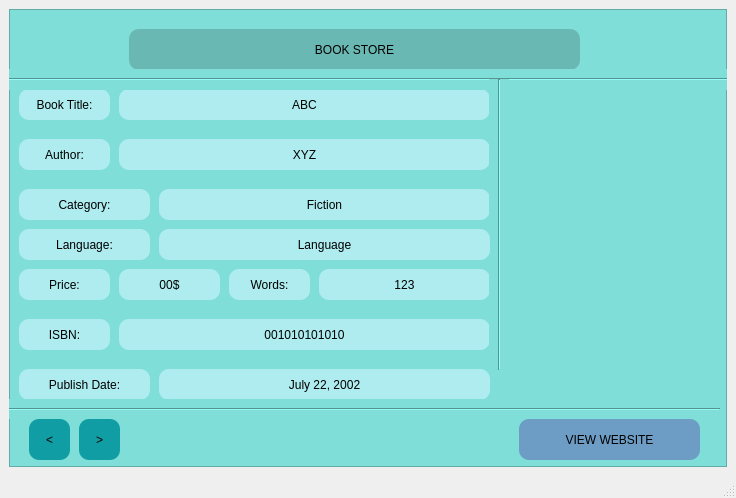
<?xml version="1.0" encoding="UTF-8"?>
<ui version="4.0">
 <class>BookInfo</class>
 <widget class="QMainWindow" name="BookInfo">
  <property name="geometry">
   <rect>
    <x>0</x>
    <y>0</y>
    <width>736</width>
    <height>498</height>
   </rect>
  </property>
  <property name="windowTitle">
   <string>MainWindow</string>
  </property>
  <widget class="QWidget" name="centralwidget">
   <layout class="QGridLayout" name="gridLayout">
    <item row="0" column="0">
     <widget class="QFrame" name="frame">
      <property name="styleSheet">
       <string notr="true">background-color:white;
background-color: rgb(128, 222, 217);</string>
      </property>
      <property name="frameShape">
       <enum>QFrame::StyledPanel</enum>
      </property>
      <property name="frameShadow">
       <enum>QFrame::Raised</enum>
      </property>
      <widget class="QLabel" name="label">
       <property name="geometry">
        <rect>
         <x>10</x>
         <y>80</y>
         <width>91</width>
         <height>31</height>
        </rect>
       </property>
       <property name="styleSheet">
        <string notr="true">font: 75 14pt &quot;MS Shell Dlg 2&quot;;
background-color: rgb(174, 236, 239);
border-radius: 10px;</string>
       </property>
       <property name="text">
        <string>Book Title:</string>
       </property>
       <property name="alignment">
        <set>Qt::AlignCenter</set>
       </property>
      </widget>
      <widget class="QLabel" name="label_2">
       <property name="geometry">
        <rect>
         <x>10</x>
         <y>130</y>
         <width>91</width>
         <height>31</height>
        </rect>
       </property>
       <property name="styleSheet">
        <string notr="true">font: 75 14pt &quot;MS Shell Dlg 2&quot;;
background-color: rgb(174, 236, 239);
border-radius: 10px;</string>
       </property>
       <property name="text">
        <string>Author:</string>
       </property>
       <property name="alignment">
        <set>Qt::AlignCenter</set>
       </property>
      </widget>
      <widget class="QLabel" name="lblAuthor">
       <property name="geometry">
        <rect>
         <x>110</x>
         <y>130</y>
         <width>371</width>
         <height>31</height>
        </rect>
       </property>
       <property name="styleSheet">
        <string notr="true">font: 75 14pt &quot;MS Shell Dlg 2&quot;;
border-radius: 10px;
background-color: rgb(174, 236, 239);</string>
       </property>
       <property name="text">
        <string>XYZ</string>
       </property>
       <property name="alignment">
        <set>Qt::AlignCenter</set>
       </property>
      </widget>
      <widget class="QLabel" name="label_4">
       <property name="geometry">
        <rect>
         <x>10</x>
         <y>260</y>
         <width>91</width>
         <height>31</height>
        </rect>
       </property>
       <property name="styleSheet">
        <string notr="true">font: 75 14pt &quot;MS Shell Dlg 2&quot;;
background-color: rgb(174, 236, 239);
border-radius: 10px;</string>
       </property>
       <property name="text">
        <string>Price:</string>
       </property>
       <property name="alignment">
        <set>Qt::AlignCenter</set>
       </property>
      </widget>
      <widget class="QLabel" name="lblBookTitle">
       <property name="geometry">
        <rect>
         <x>110</x>
         <y>80</y>
         <width>371</width>
         <height>31</height>
        </rect>
       </property>
       <property name="styleSheet">
        <string notr="true">font: 75 14pt &quot;MS Shell Dlg 2&quot;;
background-color: rgb(174, 236, 239);
border-radius: 10px;</string>
       </property>
       <property name="text">
        <string>ABC</string>
       </property>
       <property name="alignment">
        <set>Qt::AlignCenter</set>
       </property>
      </widget>
      <widget class="QLabel" name="lblPrice">
       <property name="geometry">
        <rect>
         <x>110</x>
         <y>260</y>
         <width>101</width>
         <height>31</height>
        </rect>
       </property>
       <property name="styleSheet">
        <string notr="true">font: 75 14pt &quot;MS Shell Dlg 2&quot;;
background-color: rgb(174, 236, 239);
border-radius: 10px;</string>
       </property>
       <property name="text">
        <string>00$</string>
       </property>
       <property name="alignment">
        <set>Qt::AlignCenter</set>
       </property>
      </widget>
      <widget class="QLabel" name="lblWords">
       <property name="geometry">
        <rect>
         <x>310</x>
         <y>260</y>
         <width>171</width>
         <height>31</height>
        </rect>
       </property>
       <property name="styleSheet">
        <string notr="true">font: 75 14pt &quot;MS Shell Dlg 2&quot;;
background-color: rgb(174, 236, 239);
border-radius: 10px;</string>
       </property>
       <property name="text">
        <string>123</string>
       </property>
       <property name="alignment">
        <set>Qt::AlignCenter</set>
       </property>
      </widget>
      <widget class="QLabel" name="label_8">
       <property name="geometry">
        <rect>
         <x>220</x>
         <y>260</y>
         <width>81</width>
         <height>31</height>
        </rect>
       </property>
       <property name="styleSheet">
        <string notr="true">font: 75 14pt &quot;MS Shell Dlg 2&quot;;
background-color: rgb(174, 236, 239);
border-radius: 10px;</string>
       </property>
       <property name="text">
        <string>Words:</string>
       </property>
       <property name="alignment">
        <set>Qt::AlignCenter</set>
       </property>
      </widget>
      <widget class="QLabel" name="label_9">
       <property name="geometry">
        <rect>
         <x>500</x>
         <y>90</y>
         <width>201</width>
         <height>161</height>
        </rect>
       </property>
       <property name="text">
        <string/>
       </property>
       <property name="pixmap">
        <pixmap>img1.png</pixmap>
       </property>
      </widget>
      <widget class="QLabel" name="lblISBN">
       <property name="geometry">
        <rect>
         <x>110</x>
         <y>310</y>
         <width>371</width>
         <height>31</height>
        </rect>
       </property>
       <property name="styleSheet">
        <string notr="true">font: 75 14pt &quot;MS Shell Dlg 2&quot;;
border-radius: 10px;
background-color: rgb(174, 236, 239);</string>
       </property>
       <property name="text">
        <string>001010101010</string>
       </property>
       <property name="alignment">
        <set>Qt::AlignCenter</set>
       </property>
      </widget>
      <widget class="QLabel" name="label_11">
       <property name="geometry">
        <rect>
         <x>10</x>
         <y>310</y>
         <width>91</width>
         <height>31</height>
        </rect>
       </property>
       <property name="styleSheet">
        <string notr="true">font: 75 14pt &quot;MS Shell Dlg 2&quot;;
background-color: rgb(174, 236, 239);
border-radius: 10px;</string>
       </property>
       <property name="text">
        <string>ISBN:</string>
       </property>
       <property name="alignment">
        <set>Qt::AlignCenter</set>
       </property>
      </widget>
      <widget class="QLabel" name="lblPublishDate">
       <property name="geometry">
        <rect>
         <x>150</x>
         <y>360</y>
         <width>331</width>
         <height>31</height>
        </rect>
       </property>
       <property name="styleSheet">
        <string notr="true">font: 75 14pt &quot;MS Shell Dlg 2&quot;;
border-radius: 10px;
background-color: rgb(174, 236, 239);</string>
       </property>
       <property name="text">
        <string>July 22, 2002</string>
       </property>
       <property name="alignment">
        <set>Qt::AlignCenter</set>
       </property>
      </widget>
      <widget class="QLabel" name="label_13">
       <property name="geometry">
        <rect>
         <x>10</x>
         <y>360</y>
         <width>131</width>
         <height>31</height>
        </rect>
       </property>
       <property name="styleSheet">
        <string notr="true">font: 75 14pt &quot;MS Shell Dlg 2&quot;;
background-color: rgb(174, 236, 239);
border-radius: 10px;</string>
       </property>
       <property name="text">
        <string>Publish Date:</string>
       </property>
       <property name="alignment">
        <set>Qt::AlignCenter</set>
       </property>
      </widget>
      <widget class="QPushButton" name="btnPrevious">
       <property name="geometry">
        <rect>
         <x>20</x>
         <y>410</y>
         <width>41</width>
         <height>41</height>
        </rect>
       </property>
       <property name="styleSheet">
        <string notr="true">QPushButton{
border-radius: 10px;
font: 75 16pt &quot;MS Shell Dlg 2&quot;;
background-color: rgb(17, 157, 164);
border-color: rgb(0, 0, 0);
}
QPushButton:hover {
	background-color: rgba(0,125,236,255);
}
QPushButton:pressed {	
	background-color: white;
   color : black
}</string>
       </property>
       <property name="text">
        <string>&lt;</string>
       </property>
      </widget>
      <widget class="QPushButton" name="btnNext">
       <property name="geometry">
        <rect>
         <x>70</x>
         <y>410</y>
         <width>41</width>
         <height>41</height>
        </rect>
       </property>
       <property name="styleSheet">
        <string notr="true">QPushButton{
border-radius: 10px;
font: 75 16pt &quot;MS Shell Dlg 2&quot;;
background-color: rgb(17, 157, 164);
border-color: rgb(0, 0, 0);
}
QPushButton:hover {
	background-color: rgba(0,125,236,255);
}
QPushButton:pressed {	
	background-color: white;
   color : black
}</string>
       </property>
       <property name="text">
        <string>&gt;</string>
       </property>
      </widget>
      <widget class="QLabel" name="lblCategory">
       <property name="geometry">
        <rect>
         <x>150</x>
         <y>180</y>
         <width>331</width>
         <height>31</height>
        </rect>
       </property>
       <property name="styleSheet">
        <string notr="true">font: 75 14pt &quot;MS Shell Dlg 2&quot;;
border-radius: 10px;
background-color: rgb(174, 236, 239);</string>
       </property>
       <property name="text">
        <string>Fiction</string>
       </property>
       <property name="alignment">
        <set>Qt::AlignCenter</set>
       </property>
      </widget>
      <widget class="QLabel" name="label_15">
       <property name="geometry">
        <rect>
         <x>10</x>
         <y>180</y>
         <width>131</width>
         <height>31</height>
        </rect>
       </property>
       <property name="styleSheet">
        <string notr="true">font: 75 14pt &quot;MS Shell Dlg 2&quot;;
background-color: rgb(174, 236, 239);
border-radius: 10px;</string>
       </property>
       <property name="text">
        <string>Category:</string>
       </property>
       <property name="alignment">
        <set>Qt::AlignCenter</set>
       </property>
      </widget>
      <widget class="QPushButton" name="btnViewWebsite">
       <property name="geometry">
        <rect>
         <x>510</x>
         <y>410</y>
         <width>181</width>
         <height>41</height>
        </rect>
       </property>
       <property name="styleSheet">
        <string notr="true">QPushButton{
border-radius: 10px;
font: 75 16pt &quot;MS Shell Dlg 2&quot;;
background-color: rgb(109, 157, 197);
border-color: rgb(0, 0, 0);
}


QPushButton:hover {
	background-color: rgba(0,125,236,255);
}
QPushButton:pressed {	
	background-color: white;
   color : black
}</string>
       </property>
       <property name="text">
        <string>VIEW WEBSITE</string>
       </property>
      </widget>
      <widget class="QLabel" name="label_3">
       <property name="geometry">
        <rect>
         <x>120</x>
         <y>20</y>
         <width>451</width>
         <height>41</height>
        </rect>
       </property>
       <property name="styleSheet">
        <string notr="true">font: 75 20pt &quot;MS Shell Dlg 2&quot;;
background-color:rgb(106, 184, 179);
border-radius: 10px;</string>
       </property>
       <property name="text">
        <string>BOOK STORE</string>
       </property>
       <property name="alignment">
        <set>Qt::AlignCenter</set>
       </property>
      </widget>
      <widget class="Line" name="line">
       <property name="geometry">
        <rect>
         <x>0</x>
         <y>60</y>
         <width>721</width>
         <height>21</height>
        </rect>
       </property>
       <property name="orientation">
        <enum>Qt::Horizontal</enum>
       </property>
      </widget>
      <widget class="Line" name="line_2">
       <property name="geometry">
        <rect>
         <x>480</x>
         <y>70</y>
         <width>20</width>
         <height>291</height>
        </rect>
       </property>
       <property name="orientation">
        <enum>Qt::Vertical</enum>
       </property>
      </widget>
      <widget class="Line" name="line_3">
       <property name="geometry">
        <rect>
         <x>0</x>
         <y>390</y>
         <width>711</width>
         <height>20</height>
        </rect>
       </property>
       <property name="styleSheet">
        <string notr="true"/>
       </property>
       <property name="orientation">
        <enum>Qt::Horizontal</enum>
       </property>
      </widget>
      <widget class="QLabel" name="lblLanguage">
       <property name="geometry">
        <rect>
         <x>150</x>
         <y>220</y>
         <width>331</width>
         <height>31</height>
        </rect>
       </property>
       <property name="styleSheet">
        <string notr="true">font: 75 14pt &quot;MS Shell Dlg 2&quot;;
border-radius: 10px;
background-color: rgb(174, 236, 239);</string>
       </property>
       <property name="text">
        <string>Language</string>
       </property>
       <property name="alignment">
        <set>Qt::AlignCenter</set>
       </property>
      </widget>
      <widget class="QLabel" name="label_16">
       <property name="geometry">
        <rect>
         <x>10</x>
         <y>220</y>
         <width>131</width>
         <height>31</height>
        </rect>
       </property>
       <property name="styleSheet">
        <string notr="true">font: 75 14pt &quot;MS Shell Dlg 2&quot;;
background-color: rgb(174, 236, 239);
border-radius: 10px;</string>
       </property>
       <property name="text">
        <string>Language:</string>
       </property>
       <property name="alignment">
        <set>Qt::AlignCenter</set>
       </property>
      </widget>
      <zorder>label</zorder>
      <zorder>label_2</zorder>
      <zorder>lblAuthor</zorder>
      <zorder>label_4</zorder>
      <zorder>lblBookTitle</zorder>
      <zorder>lblPrice</zorder>
      <zorder>lblWords</zorder>
      <zorder>label_8</zorder>
      <zorder>label_9</zorder>
      <zorder>lblISBN</zorder>
      <zorder>label_11</zorder>
      <zorder>lblPublishDate</zorder>
      <zorder>label_13</zorder>
      <zorder>btnPrevious</zorder>
      <zorder>btnNext</zorder>
      <zorder>lblCategory</zorder>
      <zorder>label_15</zorder>
      <zorder>btnViewWebsite</zorder>
      <zorder>label_3</zorder>
      <zorder>line</zorder>
      <zorder>line_3</zorder>
      <zorder>line_2</zorder>
      <zorder>lblLanguage</zorder>
      <zorder>label_16</zorder>
     </widget>
    </item>
   </layout>
  </widget>
  <widget class="QStatusBar" name="statusbar"/>
 </widget>
 <resources/>
 <connections/>
</ui>
